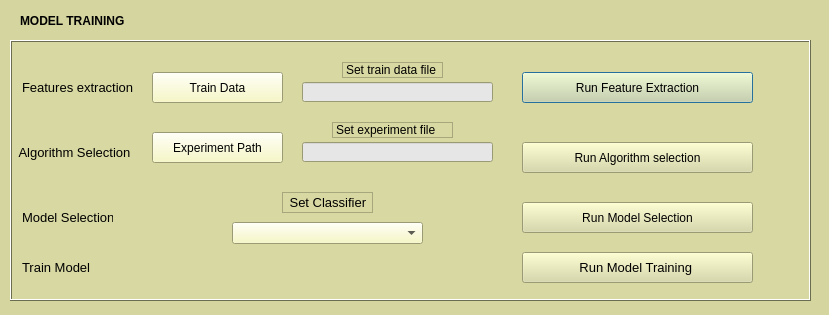
<?xml version="1.0" encoding="UTF-8"?>
<ui version="4.0">
 <class>geocoding_dialog_base2_test</class>
 <widget class="QDialog" name="geocoding_dialog_base2_test">
  <property name="geometry">
   <rect>
    <x>0</x>
    <y>0</y>
    <width>829</width>
    <height>315</height>
   </rect>
  </property>
  <property name="palette">
   <palette>
    <active>
     <colorrole role="Base">
      <brush brushstyle="SolidPattern">
       <color alpha="255">
        <red>213</red>
        <green>213</green>
        <blue>160</blue>
       </color>
      </brush>
     </colorrole>
     <colorrole role="Window">
      <brush brushstyle="SolidPattern">
       <color alpha="255">
        <red>213</red>
        <green>213</green>
        <blue>160</blue>
       </color>
      </brush>
     </colorrole>
    </active>
    <inactive>
     <colorrole role="Base">
      <brush brushstyle="SolidPattern">
       <color alpha="255">
        <red>213</red>
        <green>213</green>
        <blue>160</blue>
       </color>
      </brush>
     </colorrole>
     <colorrole role="Window">
      <brush brushstyle="SolidPattern">
       <color alpha="255">
        <red>213</red>
        <green>213</green>
        <blue>160</blue>
       </color>
      </brush>
     </colorrole>
    </inactive>
    <disabled>
     <colorrole role="Base">
      <brush brushstyle="SolidPattern">
       <color alpha="255">
        <red>213</red>
        <green>213</green>
        <blue>160</blue>
       </color>
      </brush>
     </colorrole>
     <colorrole role="Window">
      <brush brushstyle="SolidPattern">
       <color alpha="255">
        <red>213</red>
        <green>213</green>
        <blue>160</blue>
       </color>
      </brush>
     </colorrole>
    </disabled>
   </palette>
  </property>
  <property name="font">
   <font>
    <weight>50</weight>
    <bold>false</bold>
   </font>
  </property>
  <property name="windowTitle">
   <string>Training Section - Geocoding</string>
  </property>
  <property name="windowIcon">
   <iconset>
    <normaloff>Training_Section_icon.png</normaloff>Training_Section_icon.png</iconset>
  </property>
  <property name="whatsThis">
   <string extracomment="Geocoding The Training Section"/>
  </property>
  <widget class="QLabel" name="label_9">
   <property name="geometry">
    <rect>
     <x>20</x>
     <y>10</y>
     <width>121</width>
     <height>21</height>
    </rect>
   </property>
   <property name="font">
    <font>
     <pointsize>9</pointsize>
     <weight>75</weight>
     <bold>true</bold>
    </font>
   </property>
   <property name="text">
    <string>MODEL TRAINING</string>
   </property>
  </widget>
  <widget class="QScrollArea" name="scrollArea">
   <property name="geometry">
    <rect>
     <x>10</x>
     <y>40</y>
     <width>801</width>
     <height>261</height>
    </rect>
   </property>
   <property name="palette">
    <palette>
     <active>
      <colorrole role="WindowText">
       <brush brushstyle="SolidPattern">
        <color alpha="255">
         <red>0</red>
         <green>0</green>
         <blue>0</blue>
        </color>
       </brush>
      </colorrole>
      <colorrole role="Button">
       <brush brushstyle="SolidPattern">
        <color alpha="255">
         <red>216</red>
         <green>216</green>
         <blue>162</blue>
        </color>
       </brush>
      </colorrole>
      <colorrole role="Light">
       <brush brushstyle="SolidPattern">
        <color alpha="255">
         <red>255</red>
         <green>255</green>
         <blue>255</blue>
        </color>
       </brush>
      </colorrole>
      <colorrole role="Midlight">
       <brush brushstyle="SolidPattern">
        <color alpha="255">
         <red>235</red>
         <green>235</green>
         <blue>208</blue>
        </color>
       </brush>
      </colorrole>
      <colorrole role="Dark">
       <brush brushstyle="SolidPattern">
        <color alpha="255">
         <red>108</red>
         <green>108</green>
         <blue>81</blue>
        </color>
       </brush>
      </colorrole>
      <colorrole role="Mid">
       <brush brushstyle="SolidPattern">
        <color alpha="255">
         <red>144</red>
         <green>144</green>
         <blue>108</blue>
        </color>
       </brush>
      </colorrole>
      <colorrole role="Text">
       <brush brushstyle="SolidPattern">
        <color alpha="255">
         <red>0</red>
         <green>0</green>
         <blue>0</blue>
        </color>
       </brush>
      </colorrole>
      <colorrole role="BrightText">
       <brush brushstyle="SolidPattern">
        <color alpha="255">
         <red>255</red>
         <green>255</green>
         <blue>255</blue>
        </color>
       </brush>
      </colorrole>
      <colorrole role="ButtonText">
       <brush brushstyle="SolidPattern">
        <color alpha="255">
         <red>0</red>
         <green>0</green>
         <blue>0</blue>
        </color>
       </brush>
      </colorrole>
      <colorrole role="Base">
       <brush brushstyle="SolidPattern">
        <color alpha="255">
         <red>255</red>
         <green>255</green>
         <blue>255</blue>
        </color>
       </brush>
      </colorrole>
      <colorrole role="Window">
       <brush brushstyle="SolidPattern">
        <color alpha="255">
         <red>216</red>
         <green>216</green>
         <blue>162</blue>
        </color>
       </brush>
      </colorrole>
      <colorrole role="Shadow">
       <brush brushstyle="SolidPattern">
        <color alpha="255">
         <red>0</red>
         <green>0</green>
         <blue>0</blue>
        </color>
       </brush>
      </colorrole>
      <colorrole role="AlternateBase">
       <brush brushstyle="SolidPattern">
        <color alpha="255">
         <red>235</red>
         <green>235</green>
         <blue>208</blue>
        </color>
       </brush>
      </colorrole>
      <colorrole role="ToolTipBase">
       <brush brushstyle="SolidPattern">
        <color alpha="255">
         <red>255</red>
         <green>255</green>
         <blue>220</blue>
        </color>
       </brush>
      </colorrole>
      <colorrole role="ToolTipText">
       <brush brushstyle="SolidPattern">
        <color alpha="255">
         <red>0</red>
         <green>0</green>
         <blue>0</blue>
        </color>
       </brush>
      </colorrole>
     </active>
     <inactive>
      <colorrole role="WindowText">
       <brush brushstyle="SolidPattern">
        <color alpha="255">
         <red>0</red>
         <green>0</green>
         <blue>0</blue>
        </color>
       </brush>
      </colorrole>
      <colorrole role="Button">
       <brush brushstyle="SolidPattern">
        <color alpha="255">
         <red>216</red>
         <green>216</green>
         <blue>162</blue>
        </color>
       </brush>
      </colorrole>
      <colorrole role="Light">
       <brush brushstyle="SolidPattern">
        <color alpha="255">
         <red>255</red>
         <green>255</green>
         <blue>255</blue>
        </color>
       </brush>
      </colorrole>
      <colorrole role="Midlight">
       <brush brushstyle="SolidPattern">
        <color alpha="255">
         <red>235</red>
         <green>235</green>
         <blue>208</blue>
        </color>
       </brush>
      </colorrole>
      <colorrole role="Dark">
       <brush brushstyle="SolidPattern">
        <color alpha="255">
         <red>108</red>
         <green>108</green>
         <blue>81</blue>
        </color>
       </brush>
      </colorrole>
      <colorrole role="Mid">
       <brush brushstyle="SolidPattern">
        <color alpha="255">
         <red>144</red>
         <green>144</green>
         <blue>108</blue>
        </color>
       </brush>
      </colorrole>
      <colorrole role="Text">
       <brush brushstyle="SolidPattern">
        <color alpha="255">
         <red>0</red>
         <green>0</green>
         <blue>0</blue>
        </color>
       </brush>
      </colorrole>
      <colorrole role="BrightText">
       <brush brushstyle="SolidPattern">
        <color alpha="255">
         <red>255</red>
         <green>255</green>
         <blue>255</blue>
        </color>
       </brush>
      </colorrole>
      <colorrole role="ButtonText">
       <brush brushstyle="SolidPattern">
        <color alpha="255">
         <red>0</red>
         <green>0</green>
         <blue>0</blue>
        </color>
       </brush>
      </colorrole>
      <colorrole role="Base">
       <brush brushstyle="SolidPattern">
        <color alpha="255">
         <red>255</red>
         <green>255</green>
         <blue>255</blue>
        </color>
       </brush>
      </colorrole>
      <colorrole role="Window">
       <brush brushstyle="SolidPattern">
        <color alpha="255">
         <red>216</red>
         <green>216</green>
         <blue>162</blue>
        </color>
       </brush>
      </colorrole>
      <colorrole role="Shadow">
       <brush brushstyle="SolidPattern">
        <color alpha="255">
         <red>0</red>
         <green>0</green>
         <blue>0</blue>
        </color>
       </brush>
      </colorrole>
      <colorrole role="AlternateBase">
       <brush brushstyle="SolidPattern">
        <color alpha="255">
         <red>235</red>
         <green>235</green>
         <blue>208</blue>
        </color>
       </brush>
      </colorrole>
      <colorrole role="ToolTipBase">
       <brush brushstyle="SolidPattern">
        <color alpha="255">
         <red>255</red>
         <green>255</green>
         <blue>220</blue>
        </color>
       </brush>
      </colorrole>
      <colorrole role="ToolTipText">
       <brush brushstyle="SolidPattern">
        <color alpha="255">
         <red>0</red>
         <green>0</green>
         <blue>0</blue>
        </color>
       </brush>
      </colorrole>
     </inactive>
     <disabled>
      <colorrole role="WindowText">
       <brush brushstyle="SolidPattern">
        <color alpha="255">
         <red>108</red>
         <green>108</green>
         <blue>81</blue>
        </color>
       </brush>
      </colorrole>
      <colorrole role="Button">
       <brush brushstyle="SolidPattern">
        <color alpha="255">
         <red>216</red>
         <green>216</green>
         <blue>162</blue>
        </color>
       </brush>
      </colorrole>
      <colorrole role="Light">
       <brush brushstyle="SolidPattern">
        <color alpha="255">
         <red>255</red>
         <green>255</green>
         <blue>255</blue>
        </color>
       </brush>
      </colorrole>
      <colorrole role="Midlight">
       <brush brushstyle="SolidPattern">
        <color alpha="255">
         <red>235</red>
         <green>235</green>
         <blue>208</blue>
        </color>
       </brush>
      </colorrole>
      <colorrole role="Dark">
       <brush brushstyle="SolidPattern">
        <color alpha="255">
         <red>108</red>
         <green>108</green>
         <blue>81</blue>
        </color>
       </brush>
      </colorrole>
      <colorrole role="Mid">
       <brush brushstyle="SolidPattern">
        <color alpha="255">
         <red>144</red>
         <green>144</green>
         <blue>108</blue>
        </color>
       </brush>
      </colorrole>
      <colorrole role="Text">
       <brush brushstyle="SolidPattern">
        <color alpha="255">
         <red>108</red>
         <green>108</green>
         <blue>81</blue>
        </color>
       </brush>
      </colorrole>
      <colorrole role="BrightText">
       <brush brushstyle="SolidPattern">
        <color alpha="255">
         <red>255</red>
         <green>255</green>
         <blue>255</blue>
        </color>
       </brush>
      </colorrole>
      <colorrole role="ButtonText">
       <brush brushstyle="SolidPattern">
        <color alpha="255">
         <red>108</red>
         <green>108</green>
         <blue>81</blue>
        </color>
       </brush>
      </colorrole>
      <colorrole role="Base">
       <brush brushstyle="SolidPattern">
        <color alpha="255">
         <red>216</red>
         <green>216</green>
         <blue>162</blue>
        </color>
       </brush>
      </colorrole>
      <colorrole role="Window">
       <brush brushstyle="SolidPattern">
        <color alpha="255">
         <red>216</red>
         <green>216</green>
         <blue>162</blue>
        </color>
       </brush>
      </colorrole>
      <colorrole role="Shadow">
       <brush brushstyle="SolidPattern">
        <color alpha="255">
         <red>0</red>
         <green>0</green>
         <blue>0</blue>
        </color>
       </brush>
      </colorrole>
      <colorrole role="AlternateBase">
       <brush brushstyle="SolidPattern">
        <color alpha="255">
         <red>216</red>
         <green>216</green>
         <blue>162</blue>
        </color>
       </brush>
      </colorrole>
      <colorrole role="ToolTipBase">
       <brush brushstyle="SolidPattern">
        <color alpha="255">
         <red>255</red>
         <green>255</green>
         <blue>220</blue>
        </color>
       </brush>
      </colorrole>
      <colorrole role="ToolTipText">
       <brush brushstyle="SolidPattern">
        <color alpha="255">
         <red>0</red>
         <green>0</green>
         <blue>0</blue>
        </color>
       </brush>
      </colorrole>
     </disabled>
    </palette>
   </property>
   <property name="frameShape">
    <enum>QFrame::Box</enum>
   </property>
   <property name="frameShadow">
    <enum>QFrame::Raised</enum>
   </property>
   <property name="widgetResizable">
    <bool>true</bool>
   </property>
   <widget class="QWidget" name="scrollAreaWidgetContents">
    <property name="geometry">
     <rect>
      <x>0</x>
      <y>0</y>
      <width>797</width>
      <height>257</height>
     </rect>
    </property>
    <widget class="QLabel" name="label_7">
     <property name="geometry">
      <rect>
       <x>10</x>
       <y>30</y>
       <width>111</width>
       <height>31</height>
      </rect>
     </property>
     <property name="font">
      <font>
       <pointsize>10</pointsize>
      </font>
     </property>
     <property name="text">
      <string>Features extraction</string>
     </property>
    </widget>
    <widget class="QLabel" name="label_6">
     <property name="geometry">
      <rect>
       <x>0</x>
       <y>100</y>
       <width>121</width>
       <height>21</height>
      </rect>
     </property>
     <property name="font">
      <font>
       <pointsize>10</pointsize>
      </font>
     </property>
     <property name="text">
      <string>  Algorithm Selection</string>
     </property>
    </widget>
    <widget class="QLabel" name="label_4">
     <property name="geometry">
      <rect>
       <x>10</x>
       <y>160</y>
       <width>91</width>
       <height>31</height>
      </rect>
     </property>
     <property name="font">
      <font>
       <pointsize>10</pointsize>
      </font>
     </property>
     <property name="text">
      <string>Model Selection</string>
     </property>
    </widget>
    <widget class="QLabel" name="label_5">
     <property name="geometry">
      <rect>
       <x>10</x>
       <y>210</y>
       <width>91</width>
       <height>31</height>
      </rect>
     </property>
     <property name="font">
      <font>
       <pointsize>10</pointsize>
      </font>
     </property>
     <property name="text">
      <string>Train Model</string>
     </property>
    </widget>
    <widget class="QPushButton" name="feature_extractionbtn">
     <property name="geometry">
      <rect>
       <x>510</x>
       <y>30</y>
       <width>231</width>
       <height>31</height>
      </rect>
     </property>
     <property name="font">
      <font>
       <family>Arial</family>
       <pointsize>9</pointsize>
       <italic>false</italic>
      </font>
     </property>
     <property name="cursor">
      <cursorShape>PointingHandCursor</cursorShape>
     </property>
     <property name="mouseTracking">
      <bool>true</bool>
     </property>
     <property name="text">
      <string>Run Feature Extraction</string>
     </property>
    </widget>
    <widget class="QPushButton" name="algorithm_selectionbtn">
     <property name="geometry">
      <rect>
       <x>510</x>
       <y>100</y>
       <width>231</width>
       <height>31</height>
      </rect>
     </property>
     <property name="font">
      <font>
       <family>Arial</family>
       <pointsize>9</pointsize>
      </font>
     </property>
     <property name="cursor">
      <cursorShape>PointingHandCursor</cursorShape>
     </property>
     <property name="mouseTracking">
      <bool>true</bool>
     </property>
     <property name="text">
      <string>Run Algorithm selection</string>
     </property>
    </widget>
    <widget class="QPushButton" name="model_selectionbtn">
     <property name="geometry">
      <rect>
       <x>510</x>
       <y>160</y>
       <width>231</width>
       <height>31</height>
      </rect>
     </property>
     <property name="font">
      <font>
       <family>Arial</family>
       <pointsize>9</pointsize>
      </font>
     </property>
     <property name="cursor">
      <cursorShape>PointingHandCursor</cursorShape>
     </property>
     <property name="mouseTracking">
      <bool>true</bool>
     </property>
     <property name="text">
      <string>Run Model Selection</string>
     </property>
    </widget>
    <widget class="QPushButton" name="model_trainingbtn">
     <property name="geometry">
      <rect>
       <x>510</x>
       <y>210</y>
       <width>231</width>
       <height>31</height>
      </rect>
     </property>
     <property name="font">
      <font>
       <family>Arial</family>
       <pointsize>10</pointsize>
      </font>
     </property>
     <property name="cursor">
      <cursorShape>PointingHandCursor</cursorShape>
     </property>
     <property name="mouseTracking">
      <bool>true</bool>
     </property>
     <property name="text">
      <string>Run Model Training </string>
     </property>
    </widget>
    <widget class="QPushButton" name="experiment_path_btn">
     <property name="geometry">
      <rect>
       <x>140</x>
       <y>90</y>
       <width>131</width>
       <height>31</height>
      </rect>
     </property>
     <property name="palette">
      <palette>
       <active>
        <colorrole role="Button">
         <brush brushstyle="SolidPattern">
          <color alpha="255">
           <red>248</red>
           <green>248</green>
           <blue>186</blue>
          </color>
         </brush>
        </colorrole>
       </active>
       <inactive>
        <colorrole role="Button">
         <brush brushstyle="SolidPattern">
          <color alpha="255">
           <red>248</red>
           <green>248</green>
           <blue>186</blue>
          </color>
         </brush>
        </colorrole>
       </inactive>
       <disabled>
        <colorrole role="Button">
         <brush brushstyle="SolidPattern">
          <color alpha="255">
           <red>248</red>
           <green>248</green>
           <blue>186</blue>
          </color>
         </brush>
        </colorrole>
       </disabled>
      </palette>
     </property>
     <property name="font">
      <font>
       <pointsize>9</pointsize>
      </font>
     </property>
     <property name="cursor">
      <cursorShape>PointingHandCursor</cursorShape>
     </property>
     <property name="mouseTracking">
      <bool>true</bool>
     </property>
     <property name="whatsThis">
      <string>&lt;html&gt;&lt;head/&gt;&lt;body&gt;&lt;p&gt;Set the experiment path that stores the training results. &lt;/p&gt;&lt;/body&gt;&lt;/html&gt;</string>
     </property>
     <property name="text">
      <string>Experiment Path</string>
     </property>
     <property name="default">
      <bool>true</bool>
     </property>
    </widget>
    <widget class="QLineEdit" name="experiment_path_file">
     <property name="geometry">
      <rect>
       <x>290</x>
       <y>100</y>
       <width>191</width>
       <height>20</height>
      </rect>
     </property>
     <property name="palette">
      <palette>
       <active>
        <colorrole role="Base">
         <brush brushstyle="SolidPattern">
          <color alpha="255">
           <red>230</red>
           <green>230</green>
           <blue>230</blue>
          </color>
         </brush>
        </colorrole>
       </active>
       <inactive>
        <colorrole role="Base">
         <brush brushstyle="SolidPattern">
          <color alpha="255">
           <red>230</red>
           <green>230</green>
           <blue>230</blue>
          </color>
         </brush>
        </colorrole>
       </inactive>
       <disabled>
        <colorrole role="Base">
         <brush brushstyle="SolidPattern">
          <color alpha="255">
           <red>216</red>
           <green>216</green>
           <blue>162</blue>
          </color>
         </brush>
        </colorrole>
       </disabled>
      </palette>
     </property>
    </widget>
    <widget class="QPushButton" name="choose_train_data_btn">
     <property name="geometry">
      <rect>
       <x>140</x>
       <y>30</y>
       <width>131</width>
       <height>31</height>
      </rect>
     </property>
     <property name="palette">
      <palette>
       <active>
        <colorrole role="Button">
         <brush brushstyle="SolidPattern">
          <color alpha="255">
           <red>248</red>
           <green>248</green>
           <blue>186</blue>
          </color>
         </brush>
        </colorrole>
        <colorrole role="Base">
         <brush brushstyle="SolidPattern">
          <color alpha="255">
           <red>255</red>
           <green>255</green>
           <blue>127</blue>
          </color>
         </brush>
        </colorrole>
       </active>
       <inactive>
        <colorrole role="Button">
         <brush brushstyle="SolidPattern">
          <color alpha="255">
           <red>248</red>
           <green>248</green>
           <blue>186</blue>
          </color>
         </brush>
        </colorrole>
        <colorrole role="Base">
         <brush brushstyle="SolidPattern">
          <color alpha="255">
           <red>255</red>
           <green>255</green>
           <blue>127</blue>
          </color>
         </brush>
        </colorrole>
       </inactive>
       <disabled>
        <colorrole role="Button">
         <brush brushstyle="SolidPattern">
          <color alpha="255">
           <red>248</red>
           <green>248</green>
           <blue>186</blue>
          </color>
         </brush>
        </colorrole>
        <colorrole role="Base">
         <brush brushstyle="SolidPattern">
          <color alpha="255">
           <red>216</red>
           <green>216</green>
           <blue>162</blue>
          </color>
         </brush>
        </colorrole>
       </disabled>
      </palette>
     </property>
     <property name="font">
      <font>
       <pointsize>9</pointsize>
      </font>
     </property>
     <property name="cursor">
      <cursorShape>PointingHandCursor</cursorShape>
     </property>
     <property name="mouseTracking">
      <bool>true</bool>
     </property>
     <property name="whatsThis">
      <string>&lt;html&gt;&lt;head/&gt;&lt;body&gt;&lt;p&gt;Set the file that is going to be used for training the algorithm&lt;/p&gt;&lt;/body&gt;&lt;/html&gt;</string>
     </property>
     <property name="text">
      <string>Train Data</string>
     </property>
     <property name="default">
      <bool>true</bool>
     </property>
    </widget>
    <widget class="QLineEdit" name="train_data_chosenfile">
     <property name="geometry">
      <rect>
       <x>290</x>
       <y>40</y>
       <width>191</width>
       <height>20</height>
      </rect>
     </property>
     <property name="palette">
      <palette>
       <active>
        <colorrole role="Base">
         <brush brushstyle="SolidPattern">
          <color alpha="255">
           <red>230</red>
           <green>230</green>
           <blue>230</blue>
          </color>
         </brush>
        </colorrole>
       </active>
       <inactive>
        <colorrole role="Base">
         <brush brushstyle="SolidPattern">
          <color alpha="255">
           <red>230</red>
           <green>230</green>
           <blue>230</blue>
          </color>
         </brush>
        </colorrole>
       </inactive>
       <disabled>
        <colorrole role="Base">
         <brush brushstyle="SolidPattern">
          <color alpha="255">
           <red>216</red>
           <green>216</green>
           <blue>162</blue>
          </color>
         </brush>
        </colorrole>
       </disabled>
      </palette>
     </property>
     <property name="inputMask">
      <string/>
     </property>
     <property name="text">
      <string/>
     </property>
    </widget>
    <widget class="QComboBox" name="clasifiercomboBox">
     <property name="geometry">
      <rect>
       <x>220</x>
       <y>180</y>
       <width>191</width>
       <height>22</height>
      </rect>
     </property>
     <property name="palette">
      <palette>
       <active>
        <colorrole role="Button">
         <brush brushstyle="SolidPattern">
          <color alpha="255">
           <red>248</red>
           <green>248</green>
           <blue>186</blue>
          </color>
         </brush>
        </colorrole>
        <colorrole role="Base">
         <brush brushstyle="SolidPattern">
          <color alpha="255">
           <red>194</red>
           <green>194</green>
           <blue>0</blue>
          </color>
         </brush>
        </colorrole>
       </active>
       <inactive>
        <colorrole role="Button">
         <brush brushstyle="SolidPattern">
          <color alpha="255">
           <red>248</red>
           <green>248</green>
           <blue>186</blue>
          </color>
         </brush>
        </colorrole>
        <colorrole role="Base">
         <brush brushstyle="SolidPattern">
          <color alpha="255">
           <red>194</red>
           <green>194</green>
           <blue>0</blue>
          </color>
         </brush>
        </colorrole>
       </inactive>
       <disabled>
        <colorrole role="Button">
         <brush brushstyle="SolidPattern">
          <color alpha="255">
           <red>248</red>
           <green>248</green>
           <blue>186</blue>
          </color>
         </brush>
        </colorrole>
        <colorrole role="Base">
         <brush brushstyle="SolidPattern">
          <color alpha="255">
           <red>216</red>
           <green>216</green>
           <blue>162</blue>
          </color>
         </brush>
        </colorrole>
       </disabled>
      </palette>
     </property>
     <property name="cursor">
      <cursorShape>PointingHandCursor</cursorShape>
     </property>
     <property name="mouseTracking">
      <bool>true</bool>
     </property>
     <property name="currentText">
      <string/>
     </property>
     <property name="modelColumn">
      <number>0</number>
     </property>
    </widget>
    <widget class="QLabel" name="label_8">
     <property name="geometry">
      <rect>
       <x>270</x>
       <y>150</y>
       <width>91</width>
       <height>21</height>
      </rect>
     </property>
     <property name="font">
      <font>
       <pointsize>10</pointsize>
      </font>
     </property>
     <property name="frameShape">
      <enum>QFrame::StyledPanel</enum>
     </property>
     <property name="frameShadow">
      <enum>QFrame::Raised</enum>
     </property>
     <property name="text">
      <string> Set Classifier</string>
     </property>
    </widget>
    <widget class="QLabel" name="label">
     <property name="geometry">
      <rect>
       <x>330</x>
       <y>20</y>
       <width>101</width>
       <height>16</height>
      </rect>
     </property>
     <property name="font">
      <font>
       <pointsize>9</pointsize>
       <weight>50</weight>
       <italic>false</italic>
       <bold>false</bold>
       <underline>false</underline>
      </font>
     </property>
     <property name="frameShape">
      <enum>QFrame::StyledPanel</enum>
     </property>
     <property name="frameShadow">
      <enum>QFrame::Sunken</enum>
     </property>
     <property name="lineWidth">
      <number>1</number>
     </property>
     <property name="midLineWidth">
      <number>0</number>
     </property>
     <property name="text">
      <string>Set train data file</string>
     </property>
    </widget>
    <widget class="QLabel" name="label_2">
     <property name="geometry">
      <rect>
       <x>320</x>
       <y>80</y>
       <width>121</width>
       <height>16</height>
      </rect>
     </property>
     <property name="font">
      <font>
       <pointsize>9</pointsize>
       <italic>false</italic>
      </font>
     </property>
     <property name="frameShape">
      <enum>QFrame::StyledPanel</enum>
     </property>
     <property name="frameShadow">
      <enum>QFrame::Raised</enum>
     </property>
     <property name="text">
      <string>Set experiment file</string>
     </property>
    </widget>
   </widget>
  </widget>
 </widget>
 <resources/>
 <connections/>
</ui>
